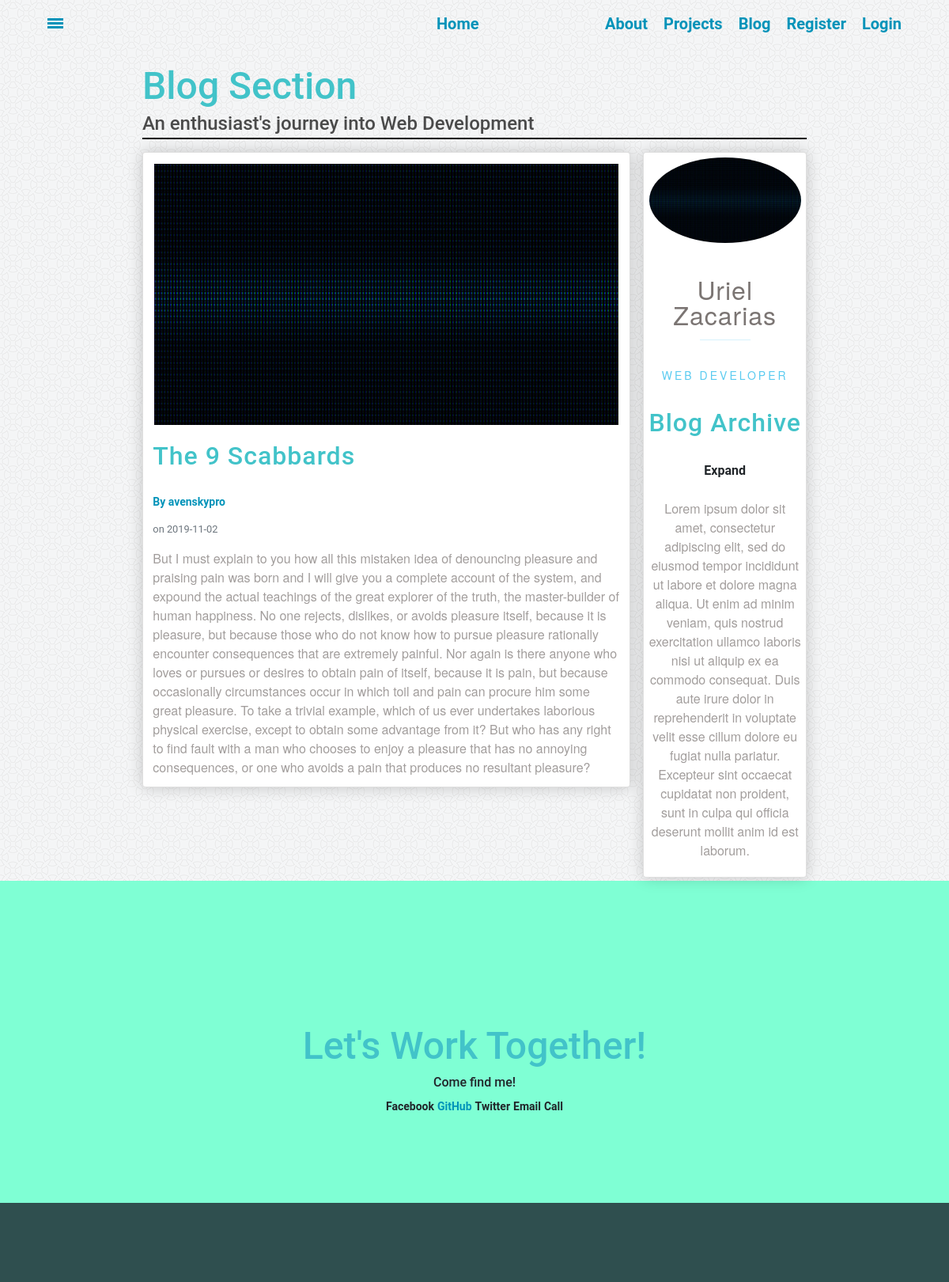
Page /post/9 on the committed database.
### webdev/models.py (models this page shows, shortened)
class Post(db.Model):
    __tablename__= 'post'
    id = db.Column(db.Integer, primary_key=True)
    title = db.Column(db.String(100), nullable=False)
    date_posted = db.Column(db.DateTime, nullable=False, default=datetime.datetime.utcnow())
    content = db.Column(db.Text, nullable=False)
    user_id = db.Column(db.Integer, db.ForeignKey('user.id'), nullable=False)

class User(db.Model, UserMixin):
    id = db.Column(db.Integer, primary_key=True)
    username = db.Column(db.String(20), unique=True, nullable=False)
    email = db.Column(db.String(120),  unique=True, nullable=False)
    image_file = db.Column(db.String(20), nullable=False, default='blank_user.gif')
    password = db.Column(db.String(60), nullable=False)
    posts = db.relationship('Post', backref='author', lazy=True)

### webdev/routes.py (the view)
@app.route("/post/<int:post_id>")
def post(post_id):
	post = Post.query.get(post_id)
	return render_template('post.html', title=post.title, post=post)

### webdev/templates/post.html (shortened to what this page needs)
{% extends "main.html" %}
{% block content %}
<div class="blog-wrapper content-wrapper" id="blog">
	<div class="box header">
		<h2>Blog Section</h2>
		<h3>An enthusiast's journey into Web Development</h3>
	</div>
	<div class="box content">
		<div class="blog-card card">
			<img class="card-img blog-card-img" src="{{ url_for('static', filename='pics/heading.gif') }}">
			<h2 class="card-title">{{ post.title }}</h2>
			<a class="mr-2" href="#">By {{ post.author.username }}</a>
			<small class="text-muted"> on {{ post.date_posted.strftime('%Y-%m-%d') }}</small>
			<p class="card-content">{{ post.content }}</p>
		</div>
	</div>
	<div class="box sidebar">
		<div class="side-card card">
			<img class="card-img" src="{{ url_for('static', filename='pics/heading.gif') }}">
			<p class="card-name">Uriel Zacarias</p>
			<p class="card-position">Web Developer</p>
			<h2 class="card-title">Blog Archive</h2>
			<div class="card-archive">
			  <label for="togList1">
			    <span>Expand</span>
			  </label>
			</div>
			<p class="card-info">Lorem ipsum dolor sit amet, consectetur adipiscing elit, sed do eiusmod tempor incididunt ut labore et dolore magna aliqua. Ut enim ad minim veniam, quis nostrud exercitation ullamco laboris nisi ut aliquip ex ea commodo consequat. Duis aute irure dolor in reprehenderit in voluptate velit esse cillum dolore eu fugiat nulla pariatur. Excepteur sint occaecat cupidatat non proident, sunt in culpa qui officia deserunt mollit anim id est laborum.</p>
		</div>
	</div>
</div>
{% endblock %}

### webdev/static/styles.css (style rules this page uses)
.header h2 { font-size: 3em; margin:0px; }
.header h3 { margin: 0px; font-size: 1.5em; line-height: 1.5em; }
.header { align-items: center; margin-bottom:2%; white-space: nowrap; height:100%; border-bottom: solid 2px black; }
.content-wrapper { min-height: 90vh; margin: 0 15%; padding: 10vh 0 0; display: grid; grid-template-rows: 12vh min-content; grid-gap: 1em; grid-template-columns: 1fr; grid-template-areas: "header" "content" }
.sidebar { grid-area: sidebar; }
.content { grid-area: content; }
.header { grid-area: header; }
.blog-wrapper { grid-template-columns: 14vw; grid-template-areas: "header header header header header header header" "content content content content content content sidebar"; }
.card { background-color: rgba(255, 255, 255, 1); box-shadow: 0 0 20px rgba(0,0,0,.2); padding:2%; display: grid; grid-gap: 1em; margin-bottom: 2%; }
.card-name::after { margin-left: 0; }
.card-name { grid-area: name; }
.card-img { grid-area: image; }
.card-position { grid-area: position; }
.card-info { grid-area: info; }
.card-archive { grid-area: archive; }
.blog-card { grid-template-rows: 1fr; grid-template-columns: 1fr; grid-template-areas: "image" "title" "author" "content"; }
.side-card { display: flex; text-align: center; }
a { color: dodgerblue; }
.card-info { font-weight: 300; opacity: .7; }
.card-name { text: nowrap; letter-spacing: 1px; font-size: 2rem; margin: .75em 0 0; line-height: 1; }
.card-name::after { content: ''; display: block; width: 2em; height: 1px; background: #5bcbf0; margin: .5em auto .65em; opacity: .25; }
.card-position { text-transform: uppercase; font-size: .875rem; letter-spacing: 3px; margin: 0 0 .5vem; line-height: 1; color: #5bcbf0; }
.card-img { justify-self: center; max-width: 100%; border-radius: 50%; border: 2px solid white; }
.blog-card-img { justify-self: center; max-width: 100%; border-radius: 50%; border: 2px solid white; border-radius: 0; }
.card-title { letter-spacing: 1px; margin: .15em 0 .55em; line-height: 1; font-size: 2rem; }
.card-content { font-weight: 300; opacity: .7; margin: 0 0; }
body { margin: 0px; overflow-x: hidden; }
* { font-family: "Helvetica Neue Bold", Roboto, Helvetica, Arial, sans-serif; font-weight: 700; }
h2 { font-size: 3em; color: #42C3C9; }
h3 { font-size: 24px; color: #4A4A4A; line-height: 23px; }
p { font-family: "Helvetica Neue", Roboto, Helvetica, Arial, sans-serif; font-size: 16px; color: #7B7573; font-weight: 400; }
a { font-size: 14px; color: #0093B9; line-height: 17px; }

### rows in the picture
Post: title "The 9 Scabbards", date_posted "2019-11-02", content "But I must explain to you how all this mistaken idea of denouncing pleasure and praising pain was born and I will give you a complete account of the system, and expound the actual teachings of the great explorer of the truth, the master-builder of human happiness. No one rejects, dislikes, or avoids pleasure itself, because it is pleasure, but because those who do not know how to pursue pleasure rationally encounter consequences that are extremely painful. Nor again is there anyone who loves or pursues or desires to obtain pain of itself, because it is pain, but because occasionally circumstances occur in which toil and pain can procure him some great pleasure. To take a trivial example,…"
User: author.username "avenskypro"
